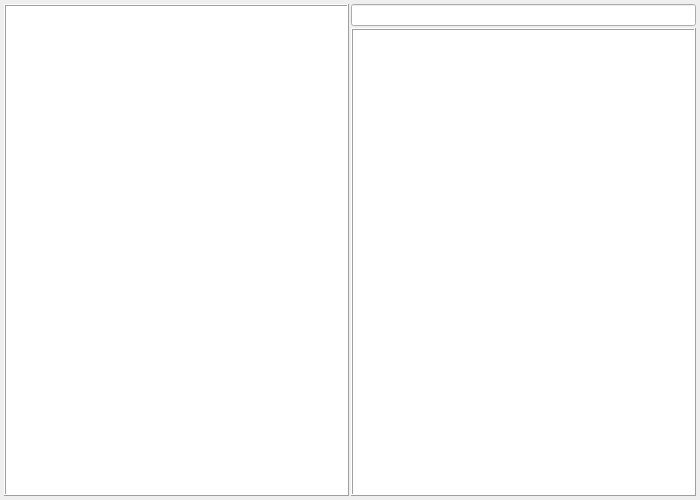
<?xml version="1.0" encoding="UTF-8"?>
<ui version="4.0">
 <class>Form</class>
 <widget class="QWidget" name="Form">
  <property name="geometry">
   <rect>
    <x>0</x>
    <y>0</y>
    <width>700</width>
    <height>500</height>
   </rect>
  </property>
  <property name="windowTitle">
   <string>群組使用者維護作業</string>
  </property>
  <layout class="QVBoxLayout" name="verticalLayout_2">
   <property name="spacing">
    <number>0</number>
   </property>
   <property name="leftMargin">
    <number>2</number>
   </property>
   <property name="topMargin">
    <number>2</number>
   </property>
   <property name="rightMargin">
    <number>2</number>
   </property>
   <property name="bottomMargin">
    <number>2</number>
   </property>
   <item>
    <layout class="QHBoxLayout" name="main_hbox" stretch="1,1">
     <property name="spacing">
      <number>2</number>
     </property>
     <property name="leftMargin">
      <number>2</number>
     </property>
     <property name="topMargin">
      <number>2</number>
     </property>
     <property name="rightMargin">
      <number>2</number>
     </property>
     <property name="bottomMargin">
      <number>2</number>
     </property>
     <item>
      <widget class="QTableView" name="c_tableviewL">
       <property name="frameShape">
        <enum>QFrame::Box</enum>
       </property>
       <property name="frameShadow">
        <enum>QFrame::Raised</enum>
       </property>
      </widget>
     </item>
     <item>
      <layout class="QVBoxLayout" name="vboxR">
       <property name="spacing">
        <number>2</number>
       </property>
       <item>
        <widget class="QLineEdit" name="c_le_filter"/>
       </item>
       <item>
        <widget class="QTableView" name="c_tableviewR">
         <property name="frameShape">
          <enum>QFrame::Box</enum>
         </property>
         <property name="frameShadow">
          <enum>QFrame::Raised</enum>
         </property>
        </widget>
       </item>
      </layout>
     </item>
    </layout>
   </item>
  </layout>
 </widget>
 <resources/>
 <connections/>
</ui>
